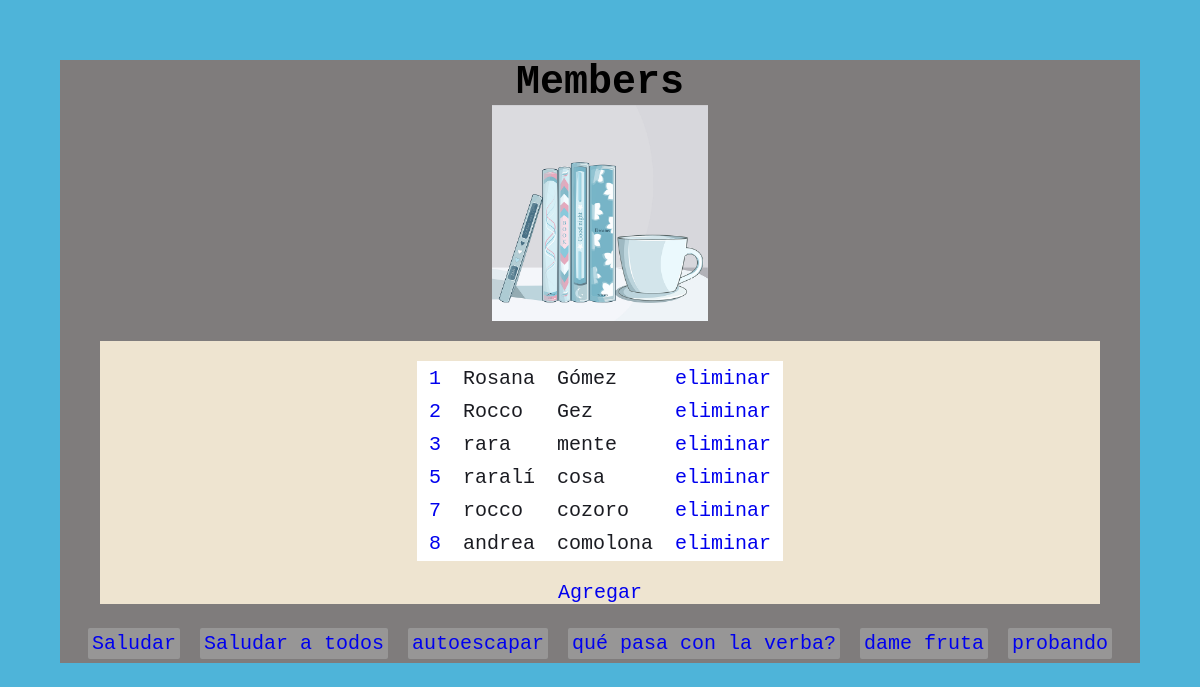
The page / on the database its author committed.
### members/models.py (models this page shows)
class Members(models.Model):
  nombre = models.CharField(max_length=255, verbose_name= 'Nooombre')
  apellido = models.CharField(max_length=255)

### members/views.py (the view)
# urls.py: path('', views.index, name='index'),
def index(request):
  mymembers = Members.objects.all().values()
  template = loader.get_template('index.html')
  context = {
    'mymembers': mymembers,
  }
  return HttpResponse(template.render(context, request))

### members/templates/index.html (shortened to what this page needs)
{% load static %}
<!DOCTYPE html>
<html lang="en">
<head>
    <link rel="stylesheet" href="{% static 'css/index.css' %}">
</head>
<body >
    <div class="imagen">
        <h1>Members</h1>
        <img src="{% static 'imgs/libros.png' %}" alt="">
    </div>
    <div class="tabla">
        <table >
            {% for x in mymembers %}
            <tr>
            <td><a href="update/{{ x.id }}">{{ x.id }}</a></td>
            <td>{{ x.nombre }}</td>
            <td>{{ x.apellido }}</td>
            <td><a href="delete/{{ x.id }}">eliminar</a></td>
            </tr>
            {% endfor %}
        </table>
        <li id= 'add'><a href="add/">Agregar</a></li>
    </div>
    <div class="links">
        <ul id="linkes">
            <li><a href="saludar/">Saludar</a></li>
            <li><a href="saludar/saludando/">Saludar a todos</a></li>
            <li><a href="saludar/autoescape/">autoescapar</a></li>
            <li><a href="saludar/verbatim/">qué pasa con la verba?</a></li>
            <li><a href="frutas/">dame fruta</a></li>
            <li><a href="testing/">probando</a></li>
        </ul>
    </div>
  </html>

### members/static/css/index.css (style rules this page uses)
* { padding: 0; margin: 0; box-sizing: border-box; text-decoration: none; list-style: none; }
html { background-color: rgb(78, 180, 217); font-size: 20px; font-family: 'Courier New', Courier, monospace, 'calibri'; }
body { display: grid; grid-template-columns: 1fr; grid-gap: 1rem; margin: 3rem; background-color: rgb(127, 124, 124); justify-content: center; align-items: center; }
.imagen { display: grid; grid-template-columns: 1fr; justify-items: center; }
.imagen img { width: 20%; height: auto; }
.tabla { font-size: 1rem; color: rgb(27, 28, 34); background-color: rgb(238, 228, 208); display: grid; grid-template-columns: 1fr; justify-items: center; margin:0 2rem; }
.tabla table { background-color: #fff; margin: 1rem auto; }
.tabla table td { padding: .2rem .5rem; }
.links { display: flex; flex-wrap: wrap; text-align: center; justify-content: center; }
#linkes li { display: inline-block; padding: .2rem; margin: .2rem; border-radius: .1rem; background-color: rgb(151, 150, 150); }

### rows shown on the page
Members: id "1", nombre "Rosana", apellido "Gómez"
Members: id "2", nombre "Rocco", apellido "Gez"
Members: id "3", nombre "rara", apellido "mente"
Members: id "5", nombre "raralí", apellido "cosa"
Members: id "7", nombre "rocco", apellido "cozoro"
Members: id "8", nombre "andrea", apellido "comolona"
